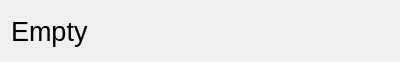
<?xml version="1.0" encoding="UTF-8"?>
<ui version="4.0">
 <class>EmptyHolder</class>
 <widget class="QWidget" name="EmptyHolder">
  <property name="geometry">
   <rect>
    <x>0</x>
    <y>0</y>
    <width>400</width>
    <height>62</height>
   </rect>
  </property>
  <property name="windowTitle">
   <string>Form</string>
  </property>
  <property name="autoFillBackground">
   <bool>true</bool>
  </property>
  <layout class="QHBoxLayout" name="horizontalLayout_2">
   <item>
    <widget class="QLabel" name="mText0">
     <property name="font">
      <font>
       <pointsize>20</pointsize>
      </font>
     </property>
     <property name="text">
      <string>Empty</string>
     </property>
    </widget>
   </item>
  </layout>
 </widget>
 <resources/>
 <connections/>
</ui>
